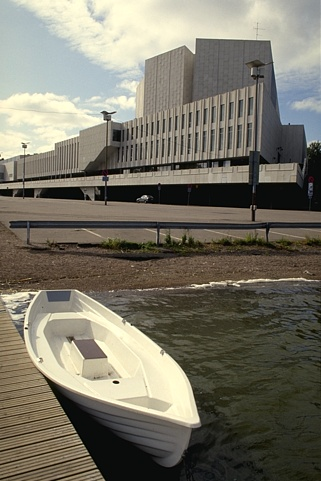
#> input picture data/78004.jpg, 321 x 481 px
$ python hw1_reference.py
#> lines starting #> are read from the running program, lines starting #| are printed output that depends on the picture
### util.py
import numpy as np
import imageio

"""
   Convert an RGB image to grayscale.

   This function applies a fixed weighting of the color channels to form the
   resulting intensity image.

   Arguments:
      rgb   - a 3D numpy array of shape (sx, sy, 3) storing an RGB image

   Returns:
      gray  - a 2D numpy array of shape (sx, sy) storing the corresponding
              grayscale image
"""
def rgb2gray(rgb):
    gray = np.dot(rgb[...,:3],[0.29894, 0.58704, 0.11402])
    return gray

"""
   Load an image and convert it to grayscale.

   Arguments:
      filename - image file to load

   Returns:
      image    - a 2D numpy array containing a grayscale image
"""
def load_image(filename):
#> called with filename = 'data/78004.jpg'
   image = imageio.imread(filename)
#> image is the input picture: shape (481, 321, 3); mean R, G, B 120.2, 116.4, 102.9
   if (image.ndim == 3):
      image = rgb2gray(image)
#> in rgb2gray, `gray = np.dot(rgb[...,:3],[0.29894, 0.58704, 0.11402])`:
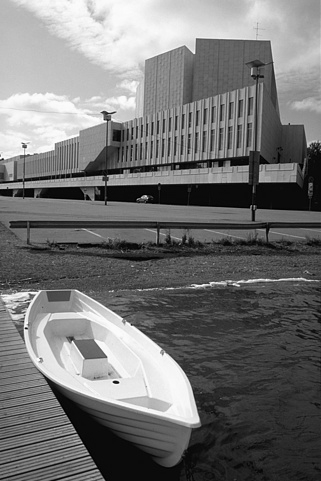
#> gray: shape (481, 321) float64; min 0, max 253.6, mean 116
   return image

### hw1.py
import numpy as np
import math
"""
   Mirror an image about its border.

   Arguments:
      image - a 2D numpy array of shape (sx, sy)
      wx    - a scalar specifying width of the top/bottom border
      wy    - a scalar specifying width of the left/right border

   Returns:
      img   - a 2D numpy array of shape (sx + 2*wx, sy + 2*wy) containing
              the original image centered in its interior and a surrounding
              border of the specified width created by mirroring the interior
"""
def mirror_border(image, wx = 1, wy = 1):
   assert image.ndim == 2, 'image should be grayscale'
   sx, sy = image.shape
   # mirror top/bottom
   top    = image[:wx:,:]
   bottom = image[(sx-wx):,:]
   img = np.concatenate( \
      (top[::-1,:], image, bottom[::-1,:]), \
      axis=0 \
   )
   # mirror left/right
   left  = img[:,:wy]
   right = img[:,(sy-wy):]
   img = np.concatenate( \
      (left[:,::-1], img, right[:,::-1]), \
      axis=1 \
   )
   return img

"""
   Pad an image with zeros about its border.

   Arguments:
      image - a 2D numpy array of shape (sx, sy)
      wx    - a scalar specifying width of the top/bottom border
      wy    - a scalar specifying width of the left/right border

   Returns:
      img   - a 2D numpy array of shape (sx + 2*wx, sy + 2*wy) containing
              the original image centered in its interior and a surrounding
              border of zeros
"""
# [6 lines left out: function pad_border, not called in this run]

"""
   Remove the border of an image.

   Arguments:
      image - a 2D numpy array of shape (sx, sy)
      wx    - a scalar specifying width of the top/bottom border
      wy    - a scalar specifying width of the left/right border

   Returns:
      img   - a 2D numpy array of shape (sx - 2*wx, sy - 2*wy), extracted by
              removing a border of the specified width from the sides of the
              input image
"""
# [5 lines left out: function trim_border, not called in this run]

"""
   Return an approximation of a 1-dimensional Gaussian filter.

   The returned filter approximates:

   g(x) = 1 / sqrt(2 * pi * sigma^2) * exp( -(x^2) / (2 * sigma^2) )

   for x in the range [-3*sigma, 3*sigma]
"""
# [7 lines left out: function gaussian_1d, not called in this run]

def gaussian_for_color(intensity_dif, sigma = 1.0):
   g = np.exp(-(intensity_dif * intensity_dif) / (2 * sigma * sigma))
   return g
"""
   CONVOLUTION IMPLEMENTATION (10 Points)

   Convolve a 2D image with a 2D filter.

   Requirements:

   (1) Return a result the same size as the input image.

   (2) You may assume the filter has odd dimensions.

   (3) The result at location (x,y) in the output should correspond to
       aligning the center of the filter over location (x,y) in the input
       image.

   (4) When computing a product at locations where the filter extends beyond
       the defined image, treat missing terms as zero.  (Equivalently stated,3
       treat the image as being padded with zeros around its border).

   You must write the code for the nested loops of the convolutions yourself,
   using only basic loop constructs, array indexing, multiplication, and
   addition operators.  You may not call any Python library routines that
   implement convolution.

   Arguments:
      image  - a 2D numpy array
      filt   - a 1D or 2D numpy array, with odd dimensions
      mode   - 'zero': preprocess using pad_border or 'mirror': preprocess using mirror_border.

   Returns:
      result - a 2D numpy array of the same shape as image, containing the
               result of convolving the image with filt
"""
def conv_2d(image, filt, mode='zero'):
   assert image.ndim == 2, 'image should be grayscale'
   filt = np.atleast_2d(filt)
   assert mode == 'zero' or mode == 'mirror', 'mode must be zero or mirror'

   h_padding = filt.shape[1] // 2
   v_padding =  filt.shape[0] // 2
   new_image = np.zeros(image.shape)

   if mode == 'zero':
      padded_image = pad_border(image, wx=v_padding, wy=h_padding)
   else:
      padded_image = mirror_border(image, wx=v_padding, wy=h_padding)

   for x_idx in range(new_image.shape[1]):
      x_idx = x_idx + h_padding
      for y_idx in range(new_image.shape[0]):
         y_idx = y_idx + v_padding
         sub_img = padded_image[y_idx - v_padding: y_idx + v_padding + 1,
                                x_idx - h_padding: x_idx + h_padding + 1]
         filtered_pixel = np.sum((sub_img * filt))
         new_image[y_idx - v_padding, x_idx - h_padding] = filtered_pixel
   return new_image

"""
   GAUSSIAN DENOISING (5 Points)

   Denoise an image by convolving it with a 2D Gaussian filter.

   Convolve the input image with a 2D filter G(x,y) defined by:

   G(x,y) = 1 / sqrt(2 * pi * sigma^2) * exp( -(x^2 + y^2) / (2 * sigma^2) )

   You may approximate the G(x,y) filter by computing it on a
   discrete grid for both x and y in the range [-3*sigma, 3*sigma].

   See the gaussian_1d function for reference.

   Note:
   (1) Remember that the Gaussian is a separable filter.
   (2) Denoising should not create artifacts along the border of the image.
       Make an appropriate assumption in order to obtain visually plausible
       results along the border.

   Arguments:
      image - a 2D numpy array
      sigma - standard deviation of the Gaussian

   Returns:
      img   - denoised image, a 2D numpy array of the same shape as the input
"""
# [6 lines left out: function denoise_gaussian, not called in this run]

"""
    BILATERAL DENOISING (5 Points)
    Denoise an image by applying a bilateral filter
    Note:
        Performs standard bilateral filtering of an input image.
        Reference link: https://en.wikipedia.org/wiki/Bilateral_filter

        Basically, the idea is adding an additional edge term to Guassian filter
        described above.

        The weighted average pixels:

        BF[I]_p = 1/(W_p)sum_{q in S}G_s(||p-q||)G_r(|I_p-I_q|)I_q

        In which, 1/(W_p) is normalize factor, G_s(||p-q||) is spatial Guassian
        term, G_r(|I_p-I_q|) is range Guassian term.

        We only require you to implement the grayscale version, which means I_p
        and I_q is image intensity.

    Arguments:
        image       - input image
        sigma_s     - spatial param (pixels), spatial extent of the kernel,
                       size of the considered neighborhood.
        sigma_r     - range param (not normalized, a propotion of 0-255),
                       denotes minimum amplitude of an edge
    Returns:
        img   - denoised image, a 2D numpy array of the same shape as the input
"""

# [21 lines left out: function denoise_bilateral, not called in this run]

"""
   SMOOTHING AND DOWNSAMPLING (5 Points)

   Smooth an image by applying a gaussian filter, followed by downsampling with a factor k.

   Note:
      Image downsampling is generally implemented as two-step process:

        (1) Smooth images with low pass filter, e.g, gaussian filter, to remove
            the high frequency signal that would otherwise causes aliasing in
            the downsampled outcome.

        (2) Downsample smoothed images by keeping every kth samples.

      Make an appropriate choice of sigma to avoid insufficient or over smoothing.

         In principle, the sigma in gaussian filter should respect the cut-off frequency
         1 / (2 * k) with k being the downsample factor and the cut-off frequency of
         gaussian filter is 1 / (2 * pi * sigma).


   Arguments:
     image - a 2D numpy array
     downsample_factor - an integer specifying downsample rate

   Returns:
     result - downsampled image, a 2D numpy array with spatial dimension reduced
"""
# [15 lines left out: function smooth_and_downsample, not called in this run]

"""
   BILINEAR UPSAMPLING (5 Points)

   Upsampling the input images with a factor of k with bilinear kernel

   Note:
      Image upsampling is generally implemented by mapping each output pixel
      (x_out,y_out) onto input images coordinates (x, y) = (x_out / k, y_out / k).
      Then, we use bilinear kernel to compute interpolated color at pixel
      (x,y), which requires to round (x, y) to find 4 neighboured pixels:

          P11 = (x1, y1)      P12 = (x1, y2)
          P21 = (x2, y1)      P22 = (x2, y2)

      where
          x1 = floor(x / k),  y1 = floor(y / k),
          x2 = ceil (x / k),  y2 = ceil (y / k)

      In practice, you can simplify the 2d interpolation formula by applying 1d
      interpolation along each axis:

          # interpolate along x axis
          C(x,y1) = (x2 - x)/(x2 - x1) * C(x1, y1) +  (x - x1)/(x2 - x1) * C(x2, y1)
          C(x,y2) = (x2 - x)/(x2 - x1) * C(x1, y2) +  (x - x1)/(x2 - x1) * C(x2, y2)

          # interpolate along y axis
          C(x,y) =  (y2 - y)/(y2 - y1) * C(x, y1)  +  (y - y1)/(y2 - y1) * C(x, y2)

      where C(x,y) denotes the pixel color at (x,y).

   Arguments:
     image - a 2D numpy array
     upsample_factor - an integer specifying upsample rate

   Returns:
     result - upsampled image, a 2D numpy array with spatial dimension increased
"""
# [28 lines left out: function bilinear_upsampling, not called in this run]

"""
   SOBEL GRADIENT OPERATOR (5 Points)
   Compute an estimate of the horizontal and vertical gradients of an image
   by applying the Sobel operator.
   The Sobel operator estimates gradients dx(horizontal), dy(vertical), of
   an image I as:

         [ 1  0  -1 ]
   dx =  [ 2  0  -2 ] (*) I
         [ 1  0  -1 ]

         [  1  2  1 ]
   dy =  [  0  0  0 ] (*) I
         [ -1 -2 -1 ]

   where (*) denotes convolution.
   Note:
      (1) Your implementation should be as efficient as possible.
      (2) Avoid creating artifacts along the border of the image.
   Arguments:
      image - a 2D numpy array
   Returns:
      dx    - gradient in x-direction at each point
              (a 2D numpy array, the same shape as the input image)
      dy    - gradient in y-direction at each point
              (a 2D numpy array, the same shape as the input image)
"""
def sobel_gradients(image):
   ##########################################################################
   component1 = np.array([1, 2, 1]).reshape((1,3))
   component2 = np.array([-1,0,1]).reshape((1,3))
   dx = conv_2d(image, component1.T, 'mirror')
   dx = conv_2d(dx, component2, 'mirror')

   dy = conv_2d(image, component2.T, 'mirror')
   dy = conv_2d(dy, component1, 'mirror')

   return dx, dy
   ##########################################################################

"""
   NONMAXIMUM SUPPRESSION (10 Points)

   Nonmaximum suppression.

   Given an estimate of edge strength (mag) and direction (theta) at each
   pixel, suppress edge responses that are not a local maximum along the
   direction perpendicular to the edge.

   Equivalently stated, the input edge magnitude (mag) represents an edge map
   that is thick (strong response in the vicinity of an edge).  We want a
   thinned edge map as output, in which edges are only 1 pixel wide.  This is
   accomplished by suppressing (setting to 0) the strength of any pixel that
   is not a local maximum.

   Note that the local maximum check for location (x,y) should be performed
   not in a patch surrounding (x,y), but along a line through (x,y)
   perpendicular to the direction of the edge at (x,y).

   A simple, and sufficient strategy is to check if:
      ((mag[x,y] > mag[x + ox, y + oy]) and (mag[x,y] >= mag[x - ox, y - oy]))
   or
      ((mag[x,y] >= mag[x + ox, y + oy]) and (mag[x,y] > mag[x - ox, y - oy]))
   where:
      (ox, oy) is an offset vector to the neighboring pixel in the direction
      perpendicular to edge direction at location (x, y)

   Arguments:
      mag    - a 2D numpy array, containing edge strength (magnitude)
      theta  - a 2D numpy array, containing edge direction in [0, 2*pi)

   Returns:
      nonmax - a 2D numpy array, containing edge strength (magnitude), where
               pixels that are not a local maximum of strength along an
               edge have been suppressed (assigned a strength of zero)
"""
# [26 lines left out: functions get_mag_theta, nonmax_suppress, not called in this run]


"""
   HYSTERESIS EDGE LINKING (10 Points)

   Hysteresis edge linking.

   Given an edge magnitude map (mag) which is thinned by nonmaximum suppression,
   first compute the low threshold and high threshold so that any pixel below
   low threshold will be thrown away, and any pixel above high threshold is
   a strong edge and will be preserved in the final edge map.  The pixels that
   fall in-between are considered as weak edges.  We then add weak edges to
   true edges if they connect to a strong edge along the gradient direction.

   Since the thresholds are highly dependent on the statistics of the edge
   magnitude distribution, we recommend to consider features like maximum edge
   magnitude or the edge magnitude histogram in order to compute the high
   threshold.  Heuristically, once the high threshod is fixed, you may set the
   low threshold to be propotional to the high threshold.

   Note that the thresholds critically determine the quality of the final edges.
   You need to carefully tuned your threshold strategy to get decent
   performance on real images.

   For the edge linking, the weak edges caused by true edges will connect up
   with a neighbouring strong edge pixel.  To track theses edges, we
   investigate the 8 neighbours of strong edges.  Once we find the weak edges,
   located along strong edges' gradient direction, we will mark them as strong
   edges.  You can adopt the same gradient checking strategy used in nonmaximum
   suppression.  This process repeats util we check all strong edges.

   In practice, we use a queue to implement edge linking.  In python, we could
   use a list and its fuction .append or .pop to enqueue or dequeue.

   Arguments:
     nonmax - a 2D numpy array, containing edge strength (magnitude) which is thined by nonmaximum suppression
     theta  - a 2D numpy array, containing edeg direction in [0, 2*pi)

   Returns:
     edge   - a 2D numpy array, containing edges map where the edge pixel is 1 and 0 otherwise.
"""

# [34 lines left out: function hysteresis_edge_linking, not called in this run]


"""
   CANNY EDGE DETECTOR (5 Points)

   Canny edge detector.

   Given an input image:

   (1) Compute gradients in x- and y-directions at every location using the
       Sobel operator.  See sobel_gradients() above.

   (2) Estimate edge strength (gradient magnitude) and direction.

   (3) Run (1)(2) on downsampled images with multiple factors and
       then combine the results via upsampling to original resolution.

   (4) Perform nonmaximum suppression of the edge strength map, thinning it
       in the direction perpendicular to that of a local edge.
       See nonmax_suppress() above.

   (5) Compute the high threshold and low threshold of edge strength map
       to classify the pixels as strong edges, weak edges and non edges.
       Then link weak edges to strong edges

   Return the original edge strength estimate (max), the edge
   strength map after nonmaximum suppression (nonmax) and the edge map
   after edge linking (edge)

   Arguments:
      image             - a 2D numpy array
      downsample_factor - a list of interger

   Returns:
      mag      - a 2D numpy array, same shape as input, edge strength at each pixel
      nonmax   - a 2D numpy array, same shape as input, edge strength after nonmaximum suppression
      edge     - a 2D numpy array, same shape as input, edges map where edge pixel is 1 and 0 otherwise.
"""
# [23 lines left out: function canny, not called in this run]

### hw1_reference.py
# THIS is reference code using scipy tools
# Only for self check usage
import numpy as np
from scipy import ndimage
import scipy.signal
import scipy.io as sio
from util import *
import matplotlib.pyplot as plt
from hw1 import sobel_gradients

def conv_2d(image, filt, mode='zero'):
   assert image.ndim == 2, 'image should be grayscale'
   filt = np.atleast_2d(filt)
   if mode =='zero':
       result = scipy.signal.convolve2d(image, filt,
                                  mode='same', boundary='fill', fillvalue=0)
   elif mode == 'mirror':
       result = scipy.signal.convolve2d(image, filt,
                                  mode='same', boundary='symm')
   else:
       raise NotImplementedError
   return result


def denoise_gaussian(image, sigma = 1.0):
   img = ndimage.gaussian_filter(image, sigma)
   return img

def sobel_gradients_(img):
    gx = np.array([[1, 0, -1],
                    [2, 0, -2],
                    [1, 0, -1]])
    gy = np.array([[1, 2, 1],
                    [0, 0, 0],
                    [-1, -2, -1]])
    dx = conv_2d(img, gx, mode='mirror')
#> in conv_2d, `result = scipy.signal.convolve2d(image, filt, mode='same', boundary='s..`:
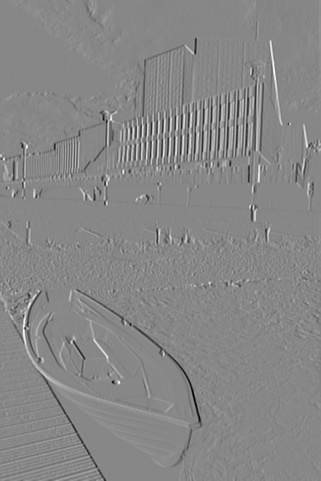
#> result: shape (481, 321) float64; min -782.3, max 690.3, mean -1.3; drawn with min black and max white
    dy = conv_2d(img, gy, mode='mirror')
#> call 2 of conv_2d, with filt = array of shape (3, 3), mode = 'mirror'
#> in conv_2d (call 2), `result = scipy.signal.convolve2d(image, filt, mode='same', boundary='s..`:
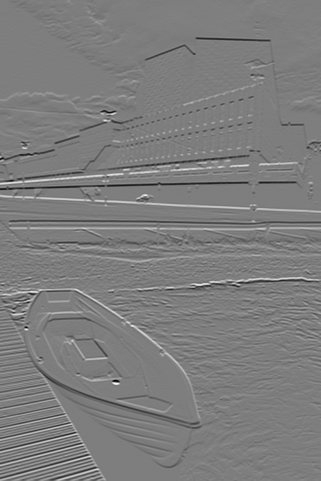
#> result: shape (481, 321) float64; min -905, max 924.3, mean -2.7; drawn with min black and max white
    return dx, dy

image = load_image('data/78004.jpg')
#filter = np.array([[1,1,1,1,1,1,1,1,1],[1,1,1,1,1,1,1,1,1],[1,1,1,1,1,1,1,1,1]])
#convoluted_img = conv_2d(image, filter, 'mirror')
dx_img, dy_img = sobel_gradients_(image)
custom_dx_img, custom_dy_img = sobel_gradients(image)
#> in conv_2d, `filt = np.atleast_2d(filt)`: filt = [1, 2, 1]
#> in mirror_border, `img = np.concatenate( \ (top[::-1,:], image, bottom[::-1,:]), \ axis=0..`:
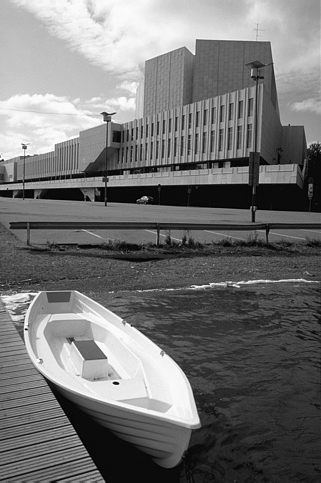
#> img: shape (483, 321) float64; min 0, max 253.6, mean 116.1
#> in mirror_border, `left  = img[:,:wy]`: left = empty array
#> after the loop in conv_2d, `for x_idx in range(new_image.shape[1]):`: y_idx = 481
#> call 2 of mirror_border, with wx = 0, wy = 1
#> in mirror_border (call 2), `top    = image[:wx:,:]`: top = empty array
#> in mirror_border (call 2), `left  = img[:,:wy]`: left = 481 values, max 971.4 at index 110, min 31.5 at index 191, mean 539
#> in mirror_border (call 2), `right = img[:,(sy-wy):]`: right = 481 values, max 859.7 at index 50, min 41.03 at index 209, mean 328.8
#> in mirror_border (call 2), `img = np.concatenate( \ (left[:,::-1], img, right[:,::-1]), \ axis=1 \ )`:
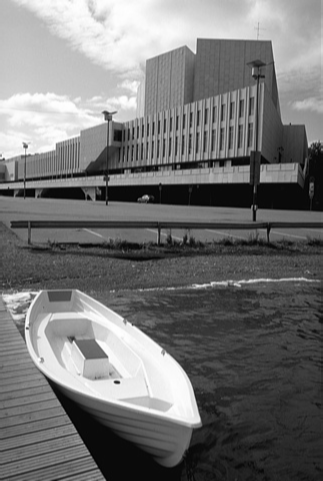
#> img: shape (481, 323) float64; min 1.99, max 1006.8, mean 463.8; drawn with min black and max white
#> after the loop in conv_2d (call 2), `for x_idx in range(new_image.shape[1]):`: y_idx = 480
plt.figure(); plt.imshow(dx_img)
plt.figure(); plt.imshow(dy_img)
plt.figure(); plt.imshow(custom_dx_img)
plt.figure(); plt.imshow(custom_dy_img)
plt.show()

$ run again, with data/143090.jpg copied over data/78004.jpg
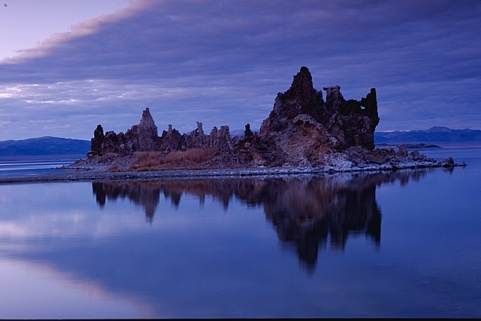
#> input picture data/143090.jpg, 481 x 321 px
#> in load_image, image is the input picture: shape (321, 481, 3); mean R, G, B 75.8, 84, 144.8
#> in rgb2gray, `gray = np.dot(rgb[...,:3],[0.29894, 0.58704, 0.11402])`:
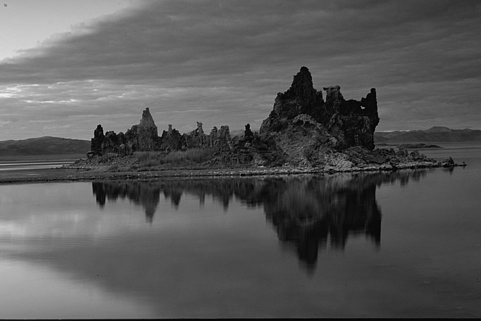
#> gray: shape (321, 481) float64; min 1.71, max 243.5, mean 88.5
#> in conv_2d (call 2), `result = scipy.signal.convolve2d(image, filt, mode='same', boundary='s..`:
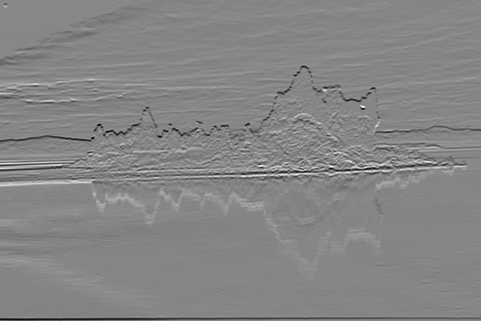
#> result: shape (321, 481) float64; min -539.4, max 485.4, mean -2.5; drawn with min black and max white
#> filt = [1, 2, 1]
#> left = empty array
#> after the loop in conv_2d, `for x_idx in range(new_image.shape[1]):`: y_idx = 321
#> after the loop in conv_2d (call 2), `for x_idx in range(new_image.shape[1]):`: y_idx = 320
